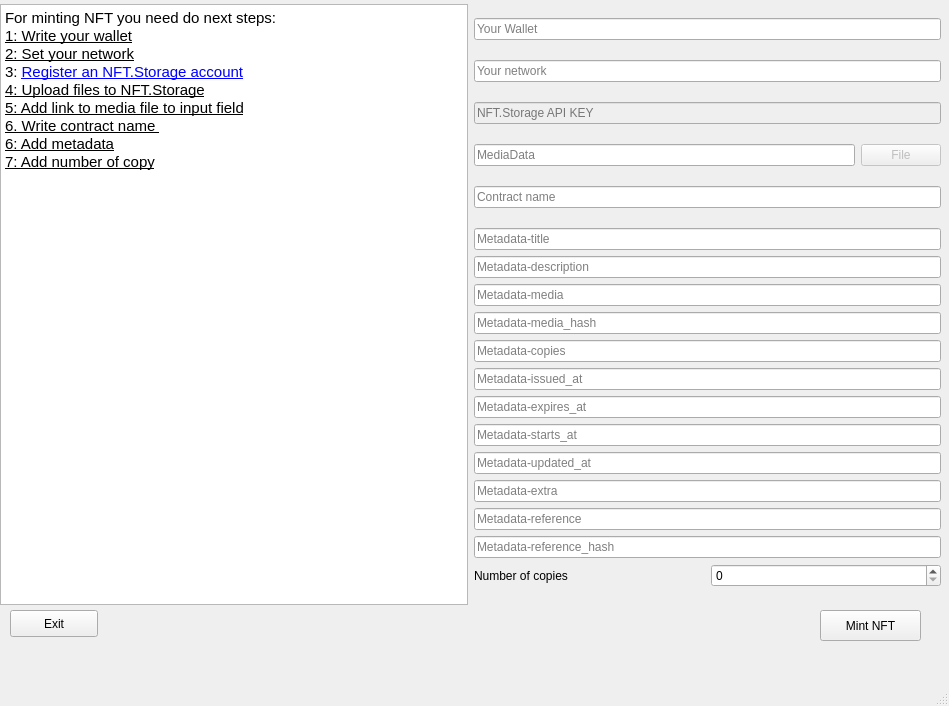
<?xml version="1.0" encoding="UTF-8"?>
<ui version="4.0">
 <class>MainWindow</class>
 <widget class="QMainWindow" name="MainWindow">
  <property name="geometry">
   <rect>
    <x>0</x>
    <y>0</y>
    <width>949</width>
    <height>706</height>
   </rect>
  </property>
  <property name="windowTitle">
   <string>MainWindow</string>
  </property>
  <widget class="QWidget" name="centralwidget">
   <widget class="QWidget" name="verticalLayoutWidget">
    <property name="geometry">
     <rect>
      <x>0</x>
      <y>4</y>
      <width>941</width>
      <height>601</height>
     </rect>
    </property>
    <layout class="QVBoxLayout" name="verticalLayout">
     <item>
      <layout class="QHBoxLayout" name="horizontalLayout">
       <item>
        <widget class="QTextBrowser" name="textBrowser">
         <property name="html">
          <string>&lt;!DOCTYPE HTML PUBLIC &quot;-//W3C//DTD HTML 4.0//EN&quot; &quot;http://www.w3.org/TR/REC-html40/strict.dtd&quot;&gt;
&lt;html&gt;&lt;head&gt;&lt;meta name=&quot;qrichtext&quot; content=&quot;1&quot; /&gt;&lt;style type=&quot;text/css&quot;&gt;
p, li { white-space: pre-wrap; }
&lt;/style&gt;&lt;/head&gt;&lt;body style=&quot; font-family:'Cantarell'; font-size:11pt; font-weight:400; font-style:normal;&quot;&gt;
&lt;p style=&quot; margin-top:0px; margin-bottom:0px; margin-left:0px; margin-right:0px; -qt-block-indent:0; text-indent:0px;&quot;&gt;For minting NFT you need do next steps:&lt;/p&gt;
&lt;p style=&quot; margin-top:0px; margin-bottom:0px; margin-left:0px; margin-right:0px; -qt-block-indent:0; text-indent:0px;&quot;&gt;&lt;a href=&quot;https://nft.storage/manage/&quot;&gt;&lt;span style=&quot; text-decoration: underline; color:#000000;&quot;&gt;1: Write your wallet&lt;/span&gt;&lt;/a&gt;&lt;/p&gt;
&lt;p style=&quot; margin-top:0px; margin-bottom:0px; margin-left:0px; margin-right:0px; -qt-block-indent:0; text-indent:0px;&quot;&gt;&lt;a href=&quot;https://nft.storage/manage/&quot;&gt;&lt;span style=&quot; text-decoration: underline; color:#000000;&quot;&gt;2: Set your network&lt;/span&gt;&lt;/a&gt;&lt;/p&gt;
&lt;p style=&quot; margin-top:0px; margin-bottom:0px; margin-left:0px; margin-right:0px; -qt-block-indent:0; text-indent:0px;&quot;&gt;3: &lt;a href=&quot;https://nft.storage/login/&quot;&gt;&lt;span style=&quot; text-decoration: underline; color:#0000ff;&quot;&gt;Register an NFT.Storage account&lt;/span&gt;&lt;/a&gt;&lt;/p&gt;
&lt;p style=&quot; margin-top:0px; margin-bottom:0px; margin-left:0px; margin-right:0px; -qt-block-indent:0; text-indent:0px;&quot;&gt;&lt;a href=&quot;https://nft.storage/login/&quot;&gt;&lt;span style=&quot; text-decoration: underline; color:#000000;&quot;&gt;4: Upload files to NFT.Storage&lt;/span&gt;&lt;/a&gt;&lt;/p&gt;
&lt;p style=&quot; margin-top:0px; margin-bottom:0px; margin-left:0px; margin-right:0px; -qt-block-indent:0; text-indent:0px;&quot;&gt;&lt;a href=&quot;https://nft.storage/manage/&quot;&gt;&lt;span style=&quot; text-decoration: underline; color:#000000;&quot;&gt;5: Add link to media file to input field&lt;/span&gt;&lt;/a&gt;&lt;/p&gt;
&lt;p style=&quot; margin-top:0px; margin-bottom:0px; margin-left:0px; margin-right:0px; -qt-block-indent:0; text-indent:0px;&quot;&gt;&lt;a href=&quot;https://nft.storage/manage/&quot;&gt;&lt;span style=&quot; text-decoration: underline; color:#000000;&quot;&gt;6. Write contract name &lt;/span&gt;&lt;/a&gt;&lt;/p&gt;
&lt;p style=&quot; margin-top:0px; margin-bottom:0px; margin-left:0px; margin-right:0px; -qt-block-indent:0; text-indent:0px;&quot;&gt;&lt;a href=&quot;https://nft.storage/manage/&quot;&gt;&lt;span style=&quot; text-decoration: underline; color:#000000;&quot;&gt;6: Add metadata&lt;/span&gt;&lt;/a&gt;&lt;/p&gt;
&lt;p style=&quot; margin-top:0px; margin-bottom:0px; margin-left:0px; margin-right:0px; -qt-block-indent:0; text-indent:0px;&quot;&gt;&lt;a href=&quot;https://nft.storage/manage/&quot;&gt;&lt;span style=&quot; text-decoration: underline; color:#000000;&quot;&gt;7: Add number of copy&lt;/span&gt;&lt;/a&gt;&lt;/p&gt;&lt;/body&gt;&lt;/html&gt;</string>
         </property>
        </widget>
       </item>
       <item>
        <layout class="QVBoxLayout" name="verticalLayout_2">
         <item>
          <widget class="QLineEdit" name="Wallet_edit">
           <property name="inputMask">
            <string/>
           </property>
           <property name="text">
            <string/>
           </property>
           <property name="placeholderText">
            <string>Your Wallet</string>
           </property>
          </widget>
         </item>
         <item>
          <widget class="QLineEdit" name="Network">
           <property name="inputMask">
            <string/>
           </property>
           <property name="text">
            <string/>
           </property>
           <property name="placeholderText">
            <string>Your network</string>
           </property>
          </widget>
         </item>
         <item>
          <widget class="QLineEdit" name="NFT_storage">
           <property name="enabled">
            <bool>false</bool>
           </property>
           <property name="inputMask">
            <string/>
           </property>
           <property name="text">
            <string/>
           </property>
           <property name="placeholderText">
            <string>NFT.Storage API KEY</string>
           </property>
          </widget>
         </item>
         <item>
          <layout class="QHBoxLayout" name="horizontalLayout_2">
           <property name="spacing">
            <number>6</number>
           </property>
           <property name="sizeConstraint">
            <enum>QLayout::SetDefaultConstraint</enum>
           </property>
           <item>
            <widget class="QLineEdit" name="mediadata">
             <property name="minimumSize">
              <size>
               <width>50</width>
               <height>0</height>
              </size>
             </property>
             <property name="maximumSize">
              <size>
               <width>16777215</width>
               <height>30</height>
              </size>
             </property>
             <property name="placeholderText">
              <string>MediaData</string>
             </property>
            </widget>
           </item>
           <item>
            <widget class="QPushButton" name="data">
             <property name="enabled">
              <bool>false</bool>
             </property>
             <property name="text">
              <string>File</string>
             </property>
            </widget>
           </item>
          </layout>
         </item>
         <item>
          <widget class="QLineEdit" name="contract">
           <property name="placeholderText">
            <string>Contract name</string>
           </property>
          </widget>
         </item>
         <item>
          <layout class="QVBoxLayout" name="verticalLayout_3">
           <item>
            <widget class="QLineEdit" name="metatitle">
             <property name="text">
              <string/>
             </property>
             <property name="placeholderText">
              <string>Metadata-title</string>
             </property>
            </widget>
           </item>
           <item>
            <widget class="QLineEdit" name="meta_description">
             <property name="placeholderText">
              <string>Metadata-description</string>
             </property>
            </widget>
           </item>
           <item>
            <widget class="QLineEdit" name="meta_media">
             <property name="placeholderText">
              <string>Metadata-media</string>
             </property>
            </widget>
           </item>
           <item>
            <widget class="QLineEdit" name="meta_media_hash">
             <property name="placeholderText">
              <string>Metadata-media_hash</string>
             </property>
            </widget>
           </item>
           <item>
            <widget class="QLineEdit" name="Meta_copies">
             <property name="placeholderText">
              <string>Metadata-copies</string>
             </property>
            </widget>
           </item>
           <item>
            <widget class="QLineEdit" name="Meta_issued">
             <property name="placeholderText">
              <string>Metadata-issued_at</string>
             </property>
            </widget>
           </item>
           <item>
            <widget class="QLineEdit" name="Metaexpiries">
             <property name="placeholderText">
              <string>Metadata-expires_at</string>
             </property>
            </widget>
           </item>
           <item>
            <widget class="QLineEdit" name="Metastarts">
             <property name="placeholderText">
              <string>Metadata-starts_at</string>
             </property>
            </widget>
           </item>
           <item>
            <widget class="QLineEdit" name="Metaupdated">
             <property name="placeholderText">
              <string>Metadata-updated_at</string>
             </property>
            </widget>
           </item>
           <item>
            <widget class="QLineEdit" name="Metaextra">
             <property name="text">
              <string/>
             </property>
             <property name="placeholderText">
              <string>Metadata-extra</string>
             </property>
            </widget>
           </item>
           <item>
            <widget class="QLineEdit" name="Metareference">
             <property name="placeholderText">
              <string>Metadata-reference</string>
             </property>
            </widget>
           </item>
           <item>
            <widget class="QLineEdit" name="meta_reference_hash">
             <property name="placeholderText">
              <string>Metadata-reference_hash</string>
             </property>
            </widget>
           </item>
           <item>
            <layout class="QHBoxLayout" name="horizontalLayout_3">
             <item>
              <widget class="QLabel" name="label">
               <property name="text">
                <string>Number of copies</string>
               </property>
              </widget>
             </item>
             <item>
              <widget class="QSpinBox" name="spinBox"/>
             </item>
            </layout>
           </item>
          </layout>
         </item>
        </layout>
       </item>
      </layout>
     </item>
    </layout>
   </widget>
   <widget class="QPushButton" name="mint">
    <property name="geometry">
     <rect>
      <x>820</x>
      <y>610</y>
      <width>101</width>
      <height>31</height>
     </rect>
    </property>
    <property name="text">
     <string>Mint NFT</string>
    </property>
   </widget>
   <widget class="QPushButton" name="exit">
    <property name="geometry">
     <rect>
      <x>10</x>
      <y>610</y>
      <width>88</width>
      <height>27</height>
     </rect>
    </property>
    <property name="text">
     <string>Exit</string>
    </property>
   </widget>
  </widget>
  <widget class="QMenuBar" name="menubar">
   <property name="geometry">
    <rect>
     <x>0</x>
     <y>0</y>
     <width>949</width>
     <height>24</height>
    </rect>
   </property>
  </widget>
  <widget class="QStatusBar" name="statusbar"/>
 </widget>
 <resources/>
 <connections>
  <connection>
   <sender>spinBox</sender>
   <signal>valueChanged(QString)</signal>
   <receiver>Meta_copies</receiver>
   <slot>setText(QString)</slot>
   <hints>
    <hint type="sourcelabel">
     <x>744</x>
     <y>614</y>
    </hint>
    <hint type="destinationlabel">
     <x>670</x>
     <y>338</y>
    </hint>
   </hints>
  </connection>
 </connections>
</ui>
